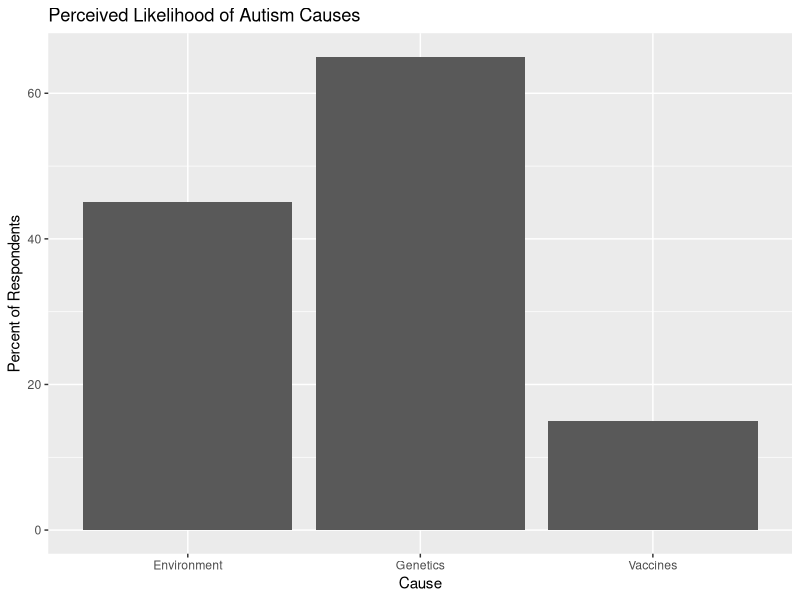

This figure's R source:
## ---- chunk 1
library(ggplot2)

# Example data (you can replace this later)
beliefs <- data.frame(
  cause = c("Genetics", "Environment", "Vaccines"),
  percent = c(65, 45, 15)
)

ggplot(beliefs, aes(x = cause, y = percent)) +
  geom_col() +
  labs(
    title = "Perceived Likelihood of Autism Causes",
    x = "Cause",
    y = "Percent of Respondents"
  )
